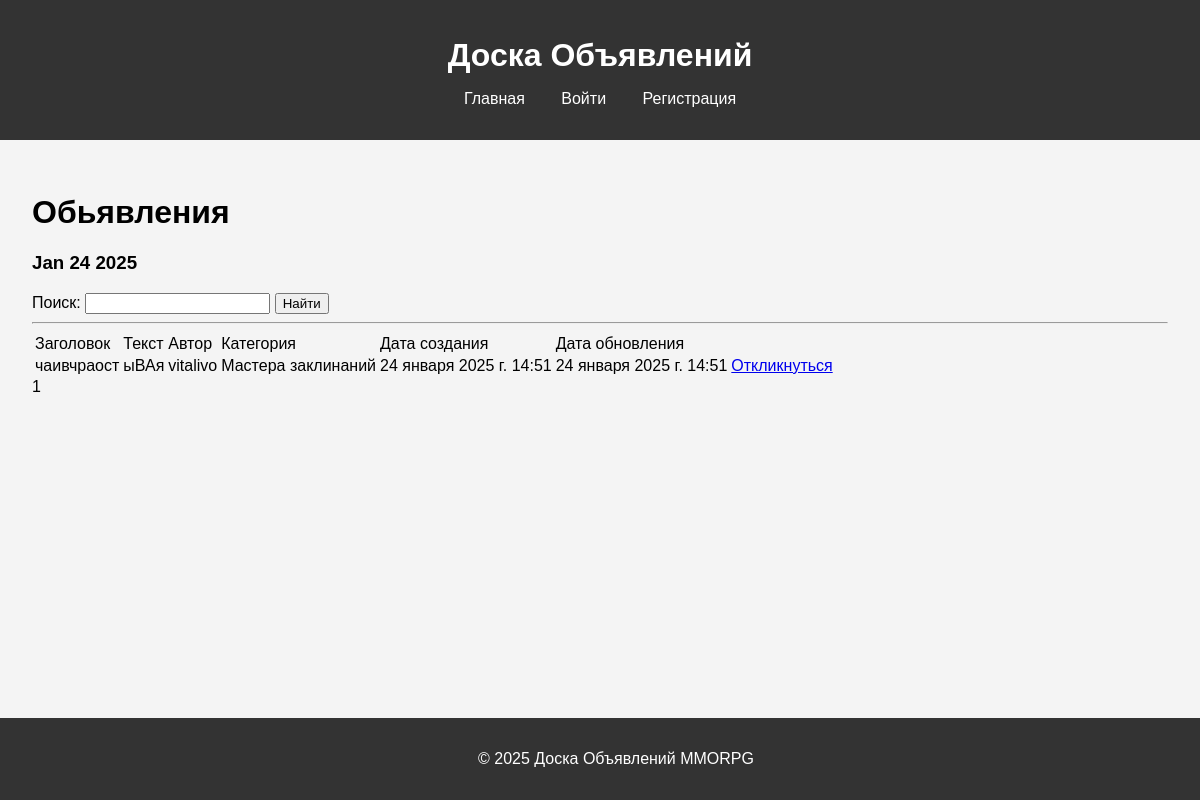
/board/, run on the app's committed database.
### board/models.py (models this page shows, shortened)
class Post(models.Model):
    title = models.CharField(max_length=200, verbose_name='Заголовок')
    content_text = RichTextField(verbose_name='Контент')
    category = models.ForeignKey(Category, on_delete=models.CASCADE, verbose_name='Категория')
    user = models.ForeignKey(User, on_delete=models.CASCADE, verbose_name='Пользователь')
    created_at = models.DateTimeField(auto_now_add=True, verbose_name='Создано')
    updated_at = models.DateTimeField(auto_now=True, verbose_name='Обновлено')

class Category(models.Model):
    name = models.CharField(max_length=100, choices=CATEGORY_CHOICES, verbose_name='Категория')
    def __str__(self):
        return self.get_name_display()

### board/views.py (the view)
# urls.py: path('', PostListView.as_view(), name='post-list'),
class PostListView(ListView):
    model = Post
    template_name = 'board/post_list.html'
    context_object_name = 'posts'
    ordering = ['-created_at']
    paginate_by = 1
    def get_queryset(self):
        queryset = super().get_queryset()
        self.filterset = PostFilter(self.request.GET, queryset)
        return self.filterset.qs
    def get_context_data(self, **kwargs):
        context = super().get_context_data(**kwargs)
        context['time_now'] = datetime.utcnow()
        return context

### board/templatetags/custom_tags.py (called while the page is built)
@register.simple_tag()
def current_time(format_string='%b %d %Y'):
   return datetime.utcnow().strftime(format_string)

### templates/board/post_list.html (shortened to what this page needs)
{% extends 'base.html' %}
{% load static %}
{% load custom_filters %}
{% load custom_tags %}
{% block content %}
    <h1>Обьявления</h1>
    <h3>{% current_time '%b %d %Y' %}</h3>
    <form action="" method="get">
        <label for="{{ filterset.form.title_icontains.id_for_label }}">Поиск:</label>
        <input
            id="{{ filterset.form.title_icontains.id }}"
            name="{{ filterset.form.title_icontains.name }}"
            value="{{ filterset.form.title_icontains.value }}"
            class="form-control">
        <button type="submit">Найти</button>
    </form>
    <hr>
    {% if posts %}
        <table>
            <tr>
                <td>Заголовок</td>
                <td>Текст</td>
                <td>Автор</td>
                <td>Категория</td>
                <td>Дата создания</td>
                <td>Дата обновления</td>
            </tr>
            {% for post in posts %}
                <tr>
                    <td>{{ post.title }}</td>
                    <td>{{ post.content_text|safe|truncatechars:15 }}</td>
                    <td>{{ post.user.username }}</td>
                    <td>{{ post.category }}</td>
                    <td>{{ post.created_at }}</td>
                    <td>{{ post.updated_at }}</td>
                    <td>
                        <a href="{% url 'board:comment-create' post.pk %}">Откликнуться</a>
                    </td>
                </tr>
            {% empty %}
                <tr>
                    <td colspan="5">Отклики не найдены</td>
                </tr>
            {% endfor %}
        </table>
    {% else %}
        <p>Обьявления не найдены</p>
    {% endif %}
    {{ page_obj.number }}
{% endblock %}

### static/css/styles.css (style rules this page uses)
body { font-family: Arial, sans-serif; margin: 0; padding: 0; background-color: #f4f4f4; }

### data on the page
Post: title "чаивчраост", content_text "ыВАя", user.username "vitalivo", category "Мастера заклинаний", created_at "24 января 2025 г. 14:51", updated_at "24 января 2025 г. 14:51"

### other printed values
{{ page_obj.number }} "1"
